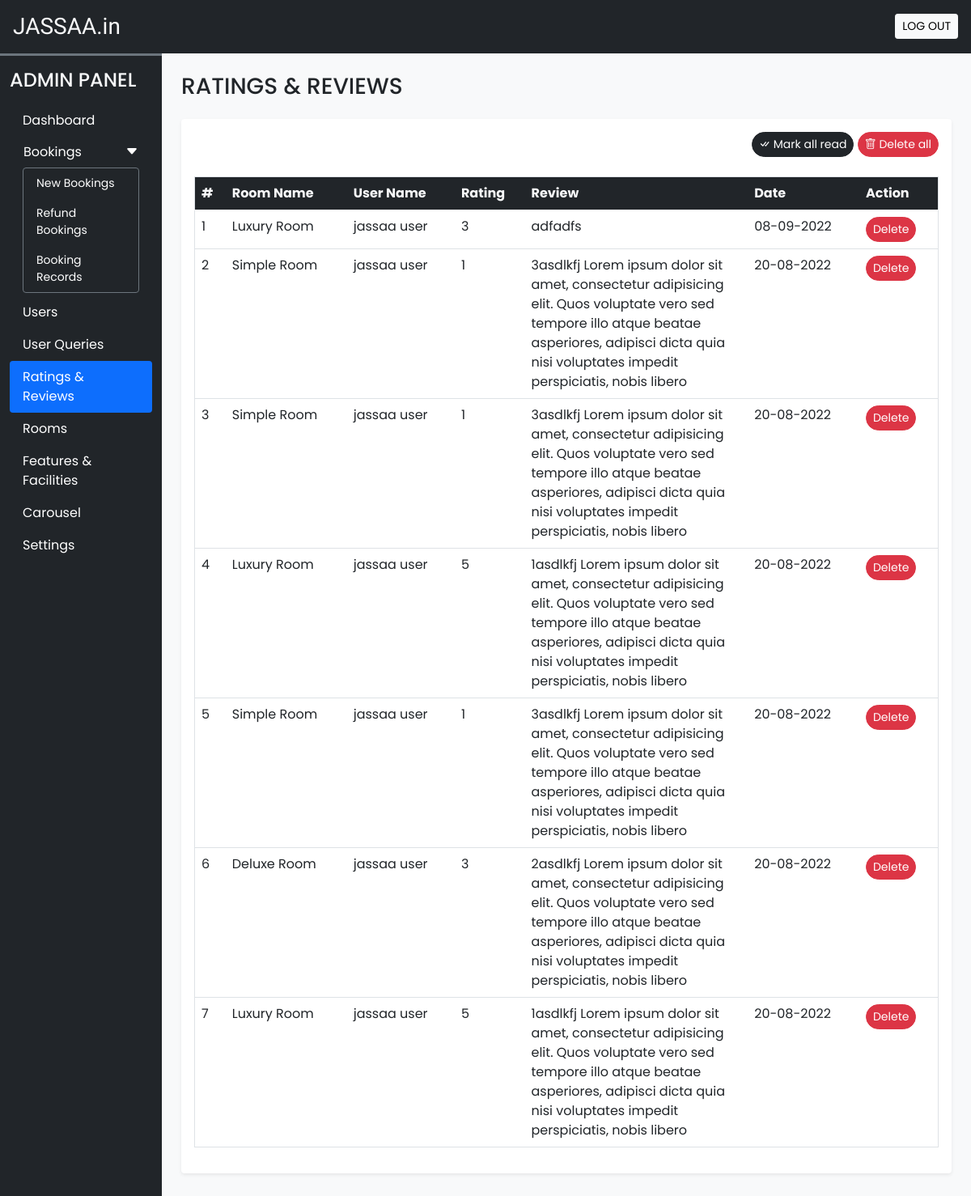
The page /admin/rate_review.php (signed in) on the database as committed earlier.
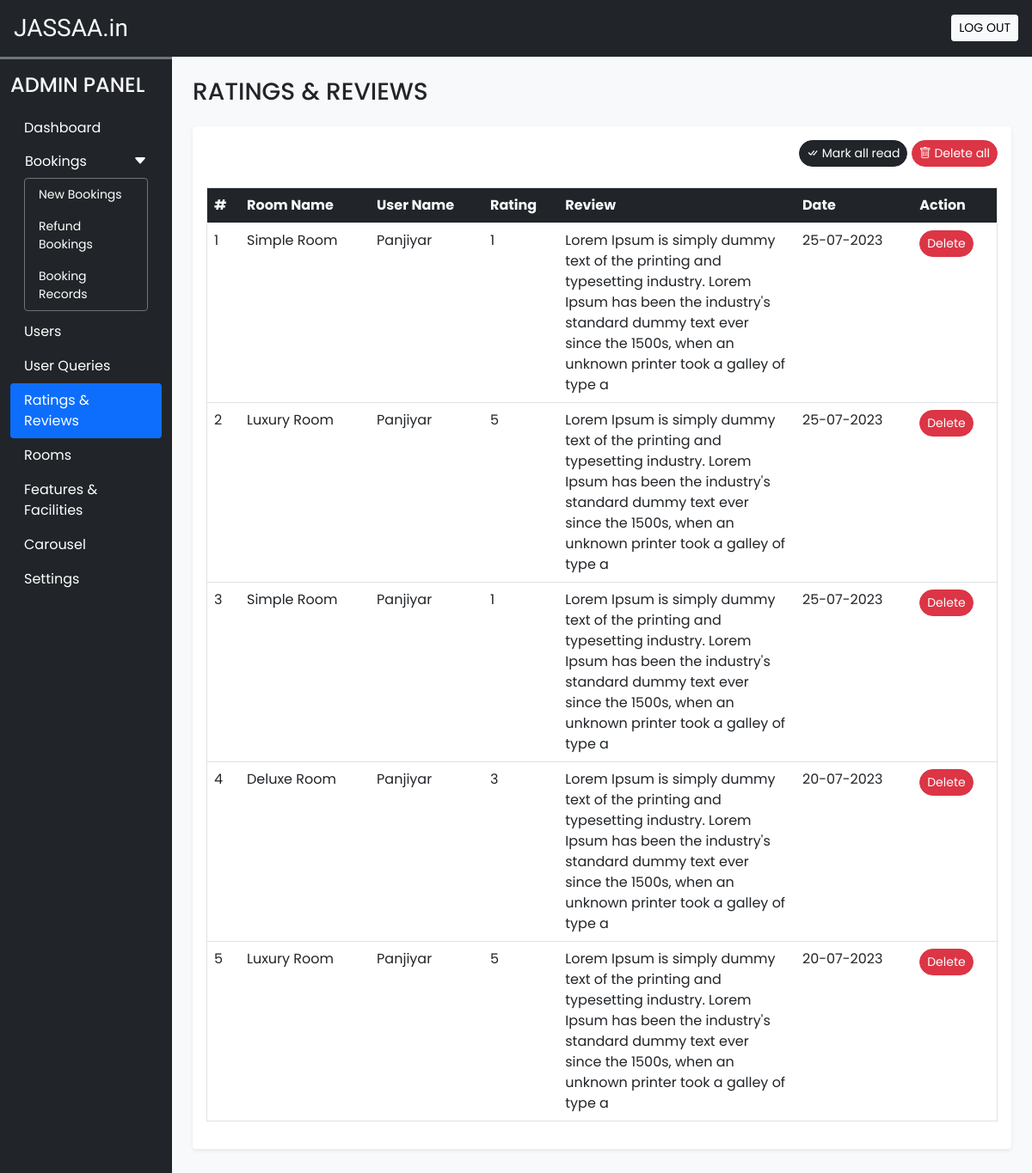
The same page on the database as committed later.
### tables this page shows
CREATE TABLE `rating_review` (
  `sr_no` int(11) NOT NULL,
  `booking_id` int(11) NOT NULL,
  `room_id` int(11) NOT NULL,
  `user_id` int(11) NOT NULL,
  `rating` int(11) NOT NULL,
  `review` varchar(200) NOT NULL,
  `seen` int(11) NOT NULL DEFAULT 0,
  `datentime` datetime NOT NULL DEFAULT current_timestamp()
);

CREATE TABLE `rooms` (
  `id` int(11) NOT NULL,
  `name` varchar(150) NOT NULL,
  `area` int(11) NOT NULL,
  `price` int(11) NOT NULL,
  `quantity` int(11) NOT NULL,
  `adult` int(11) NOT NULL,
  `children` int(11) NOT NULL,
  `description` varchar(350) NOT NULL,
  `status` tinyint(4) NOT NULL DEFAULT 1,
  `removed` int(11) NOT NULL DEFAULT 0
);

CREATE TABLE `user_cred` (
  `id` int(11) NOT NULL,
  `name` varchar(100) NOT NULL,
  `email` varchar(150) NOT NULL,
  `address` varchar(120) NOT NULL,
  `phonenum` varchar(100) NOT NULL,
  `pincode` int(11) NOT NULL,
  `dob` date NOT NULL,
  `profile` varchar(100) NOT NULL,
  `password` varchar(200) NOT NULL,
  `is_verified` int(11) NOT NULL DEFAULT 0,
  `token` varchar(200) DEFAULT NULL,
  `t_expire` date DEFAULT NULL,
  `status` int(11) NOT NULL DEFAULT 1,
  `datentime` datetime NOT NULL DEFAULT current_timestamp()
);

### admin/rate_review.php (the view, shortened to what this page needs)
<!DOCTYPE html>
<html lang="en">
<head>
  <?php require('inc/links.php'); ?>
</head>
<body class="bg-light">
  <?php require('inc/header.php'); ?>
  <div class="container-fluid" id="main-content">
    <div class="row">
      <div class="col-lg-10 ms-auto p-4 overflow-hidden">
        <h3 class="mb-4">RATINGS & REVIEWS</h3>
        <div class="card border-0 shadow-sm mb-4">
          <div class="card-body">
            <div class="text-end mb-4">
              <a href="?seen=all" class="btn btn-dark rounded-pill shadow-none btn-sm">
                <i class="bi bi-check-all"></i> Mark all read
              </a>
              <a href="?del=all" class="btn btn-danger rounded-pill shadow-none btn-sm">
                <i class="bi bi-trash"></i> Delete all
              </a>
            </div>
            <div class="table-responsive-md">
              <table class="table table-hover border">
                <thead>
                  <tr class="bg-dark text-light">
                    <th scope="col">#</th>
                    <th scope="col">Room Name</th>
                    <th scope="col">User Name</th>
                    <th scope="col">Rating</th>
                    <th scope="col" width="30%">Review</th>
                    <th scope="col">Date</th>
                    <th scope="col">Action</th>
                  </tr>
                </thead>
                <tbody>
                  <?php
                    $q = "SELECT rr.*,uc.name AS uname, r.name AS rname FROM `rating_review` rr
                      INNER JOIN `user_cred` uc ON rr.user_id = uc.id
                      INNER JOIN `rooms` r ON rr.room_id = r.id
                      ORDER BY `sr_no` DESC";
                    $data = mysqli_query($con,$q);
                    $i=1;
                    while($row = mysqli_fetch_assoc($data))
                    {
                      $date = date('d-m-Y',strtotime($row['datentime']));
                      $seen='';
                      $seen.="<a href='?del=$row[sr_no]' class='btn btn-sm rounded-pill btn-danger'>Delete</a>";
                      echo<<<query
                        <tr>
                          <td>$i</td>
                          <td>$row[rname]</td>
                          <td>$row[uname]</td>
                          <td>$row[rating]</td>
                          <td>$row[review]</td>
                          <td>$date</td>
                          <td>$seen</td>
                        </tr>
                      query;
                      $i++;
                    }
                  ?>
                </tbody>
              </table>
            </div>
          </div>
        </div>
      </div>
    </div>
  </div>
</body>
</html>

Rows that differ between the two databases and show on the page:
removed rating_review: room.name "Luxury Room", user.name "jassaa user", rating "3", review "adfadfs", datentime "08-09-2022"
removed rating_review: room.name "Simple Room", user.name "jassaa user", rating "1", review "3asdlkfj Lorem ipsum dolor sit amet, consectetur adipisicing elit. Quos voluptate vero sed tempore illo atque beatae asperiores, adipisci dicta quia nisi voluptates impedit perspiciatis, nobis libero", datentime "20-08-2022"
changed rating_review (number 1 of 5 on the later page): user.name "jassaa user" → "Panjiyar"; review "3asdlkfj Lorem ipsum dolor sit amet, consectetur adipisicing elit. Quos voluptate vero sed tempore illo atque beatae asperiores, adipisci dicta quia nisi voluptates impedit perspiciatis, nobis libero" → "Lorem Ipsum is simply dummy text of the printing and typesetting industry. Lorem Ipsum has been the industry's standard dummy text ever since the 1500s, when an unknown printer took a galley of type a"; datentime "20-08-2022" → "25-07-2023"
changed rating_review (number 2 of 5 on the later page): user.name "jassaa user" → "Panjiyar"; review "1asdlkfj Lorem ipsum dolor sit amet, consectetur adipisicing elit. Quos voluptate vero sed tempore illo atque beatae asperiores, adipisci dicta quia nisi voluptates impedit perspiciatis, nobis libero" → "Lorem Ipsum is simply dummy text of the printing and typesetting industry. Lorem Ipsum has been the industry's standard dummy text ever since the 1500s, when an unknown printer took a galley of type a"; datentime "20-08-2022" → "25-07-2023"
changed rating_review (number 3 of 5 on the later page): user.name "jassaa user" → "Panjiyar"; review "3asdlkfj Lorem ipsum dolor sit amet, consectetur adipisicing elit. Quos voluptate vero sed tempore illo atque beatae asperiores, adipisci dicta quia nisi voluptates impedit perspiciatis, nobis libero" → "Lorem Ipsum is simply dummy text of the printing and typesetting industry. Lorem Ipsum has been the industry's standard dummy text ever since the 1500s, when an unknown printer took a galley of type a"; datentime "20-08-2022" → "25-07-2023"
changed rating_review "Deluxe Room": user.name "jassaa user" → "Panjiyar"; review "2asdlkfj Lorem ipsum dolor sit amet, consectetur adipisicing elit. Quos voluptate vero sed tempore illo atque beatae asperiores, adipisci dicta quia nisi voluptates impedit perspiciatis, nobis libero" → "Lorem Ipsum is simply dummy text of the printing and typesetting industry. Lorem Ipsum has been the industry's standard dummy text ever since the 1500s, when an unknown printer took a galley of type a"; datentime "20-08-2022" → "20-07-2023"
changed rating_review (number 5 of 5 on the later page): user.name "jassaa user" → "Panjiyar"; review "1asdlkfj Lorem ipsum dolor sit amet, consectetur adipisicing elit. Quos voluptate vero sed tempore illo atque beatae asperiores, adipisci dicta quia nisi voluptates impedit perspiciatis, nobis libero" → "Lorem Ipsum is simply dummy text of the printing and typesetting industry. Lorem Ipsum has been the industry's standard dummy text ever since the 1500s, when an unknown printer took a galley of type a"; datentime "20-08-2022" → "20-07-2023"
